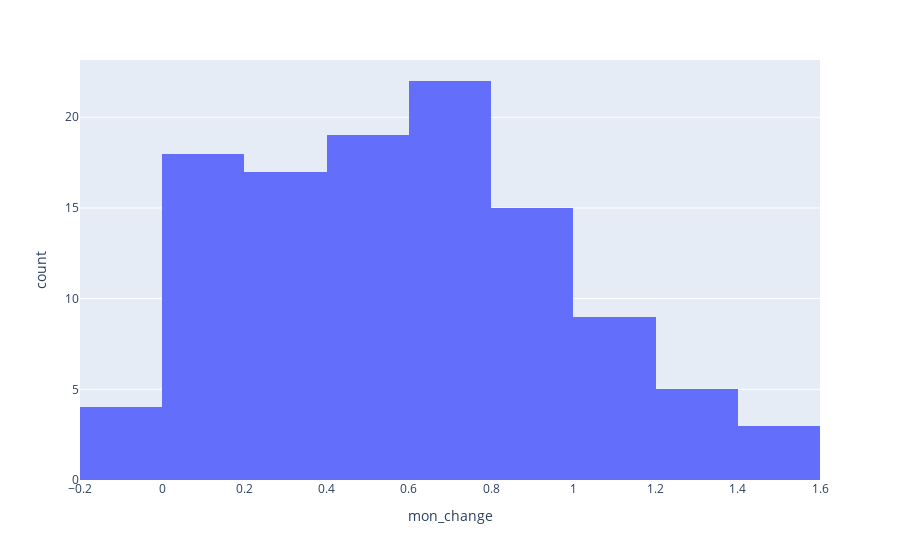

The code cell stored with this chart in its notebook:
### Code cell
import plotly.express as px
df = state_df
fig = px.histogram(df, x="mon_change")
fig.show()

### Figure 1 — Plotly figure (JSON) as saved in the notebook; plotly's stock layout.template omitted (floating-point values rounded to 4 significant figures)
{"data": [{"alignmentgroup": "True", "bingroup": "x", "hovertemplate": "mon_change=%{x}<br>count=%{y}<extra></extra>", "legendgroup": "", "marker": {"color": "#636efa"}, "name": "", "offsetgroup": "", "orientation": "v", "showlegend": false, "type": "histogram", "x": [0.6801, 0.7214, 0.4514, 0.1905, 0.2153, 0.6032, 1.126, 1.407, 0.2819, 0.1883, 0.1942, -0.03084, 0.1092, 0.5401, 1.237, 1.511, 0.5181, 0.3499, 0.3183, 0.4017, 0.7292, 1.029, 1.152, 1.359, 0.2987, 0.2431, 0.1961, 0.07991, 0.02701, 0.03249, 0.09289, 0.1395, -0.154, 0.3237, 0.6811, 1.169, 0.8743, 1.041, 0.8193, 0.8524, 0.5878, 0.6008, 0.8815, 1.025, 0.7876, 1.246, 1.22, 1.333, 0.6578, 0.5584, 0.4981, 0.3367, 0.6388, 0.7319, 0.9755, 0.9747, 0.6875, 0.8139, 1.0, 0.5692, 0.4488, 0.4008, 0.7042, 0.7567, 0.2841, 0.5108, 0.3609, 0.2855, 0.1775, 0.4562, 0.9256, 0.9229, 0.1888, 0.2632, 0.1213, 0.05255, -0.01865, 0.1202, 0.2047, 0.1989, 0.559, 0.3158, 0.2427, 0.4397, 0.2045, 0.6366, 0.6185, 1.189, 0.6236, 0.7505, 0.8406, 0.6661, 0.611, 0.4452, 0.8, 0.843, 0.5634, 0.4833, 0.1742, -0.07542, 0.006181, 0.4483, 0.8464, 1.088, 0.6023, 0.9054, 0.601, 0.5199, 0.3076, 0.6891, 1.07, 1.491], "xaxis": "x", "yaxis": "y"}], "layout": {"barmode": "relative", "legend": {"tracegroupgap": 0}, "margin": {"t": 60}, "xaxis": {"anchor": "y", "domain": [0, 1], "title": {"text": "mon_change"}}, "yaxis": {"anchor": "x", "domain": [0, 1], "title": {"text": "count"}}}}
